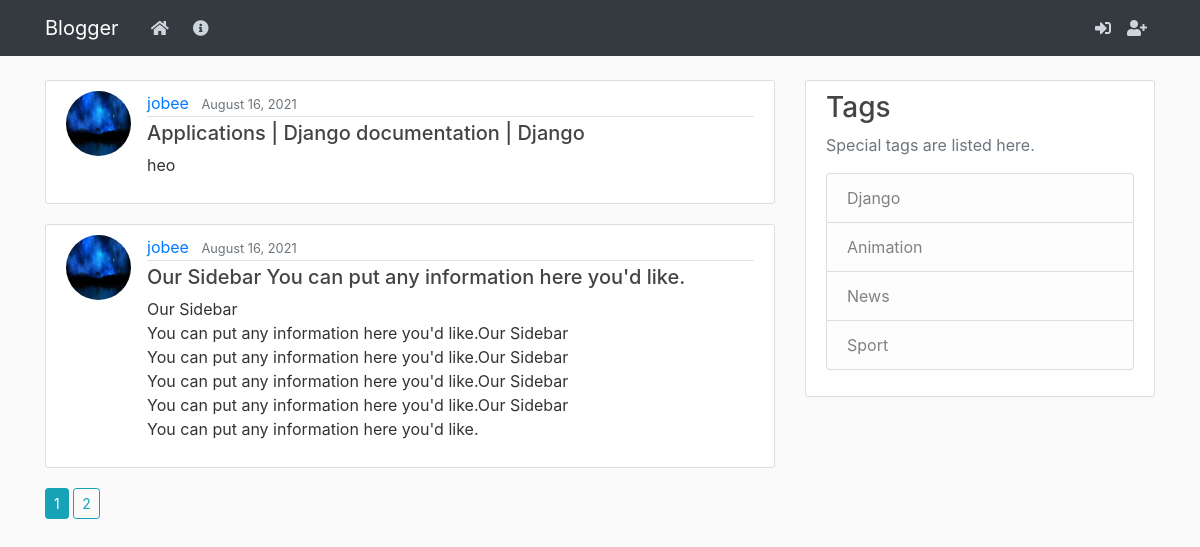
The page / on the database its author committed.
### mainblog/models.py (models this page shows, shortened)
class Post(models.Model):
	title=models.CharField(max_length=100)
	category=models.CharField(max_length=100,default='News')
	body=models.TextField()
	date=models.DateTimeField(default=timezone.now)
	author=models.ForeignKey(User, on_delete=models.CASCADE)

### users/models.py (models this page shows, shortened)
class Profile(models.Model):
	user=models.OneToOneField(User, on_delete=models.CASCADE)
	image=models.ImageField(default='03-mental_MMmE6XS.jpg',upload_to='profile_pics')

### mainblog/views.py (the view)
# urls.py: path('',PostListView.as_view(),name='blog-home'),
class PostListView(ListView):
	model = Post
	template_name = 'blog/home.html'
	context_object_name = 'contents'
	ordering = ['-date']
	paginate_by='2'

### Blog/templates/blog/home.html (shortened to what this page needs)
{% extends "blog/base.html" %}
{% block content %}
    {% for post in contents %}
        <article class="media content-section">
          <img class="rounded-circle article-img" src="{{ post.author.profile.image.url }}">
          <div class="media-body">
            <div class="article-metadata">
              <a class="mr-2" href="{% url 'blog-user' post.author %}">{{ post.author }}</a>
              <small class="text-muted">{{ post.date|date:"F d, Y" }}</small>
            </div>
            <h5><a class="article-title" href="{% url 'blog-detail' post.id %}">{{ post.title }}</a></h5>
            <p class="article-content">{{ post.body }}</p>
          </div>
        </article>
    {% endfor %}
    {% if is_paginated %}
        {% for num in page_obj.paginator.page_range %}
          {% if page_obj.number == num %}
            <a class="btn btn-info btn-sm" href="?page={{ num }}"> {{num}}</a>
            {% else %}
             <a class="btn btn-outline-info btn-sm" href="?page={{ num }}"> {{num}}</a>
          {% endif %}
        {% endfor %}
    {% endif %}
{% endblock content %}

### Blog/templates/blog/base.html (shortened to what this page needs)
{% load static %}
<!DOCTYPE html>
<html>
<head>
    <link rel="stylesheet" href="https://maxcdn.bootstrapcdn.com/bootstrap/4.0.0/css/bootstrap.min.css">
<link rel="stylesheet" href="https://pro.fontawesome.com/releases/v5.10.0/css/all.css"/>
    <link rel="stylesheet" type="text/css" href="{% static 'blog/main.css' %}">
</head>
<body>
    <header class="site-header">
      <nav class="navbar navbar-expand-md navbar-dark bg-dark fixed-top">
        <div class="container">
          <a class="navbar-brand mr-4" href="{% url 'blog-home' %}">Blogger</a>
          <div class="collapse navbar-collapse" id="navbarToggle">
            <div class="navbar-nav mr-auto">
              <a class="nav-item nav-link" href="{% url 'blog-home' %}" title="Home"><i class="fas fa-home"></i></a>
              <a class="nav-item nav-link ml-2" href="{% url 'blog-about' %}" title="About us"><i class="fas fa-info-circle"></i></a>
            </div>
            <div class="navbar-nav">
               {% if user.is_authenticated %}
                  <a class="nav-item nav-link" href="{% url 'blog-create' %}" title="Add new Post"><i class="fas fa-plus-square"></i></a>
                  <a class="nav-item nav-link" href="{% url 'blog-profile' %}" title="Profile"><i class="far fa-user"></i></a>
                  <a class="nav-item nav-link text-danger" href="{% url 'blog-logout' %}" title="Logout"> <i class="fas fa-sign-out-alt"></i></a>
                {% else %}
                  <a class="nav-item nav-link" href="{% url 'blog-login' %}" title="Login"> <i class="fas fa-sign-in-alt"></i></a>
                  <a class="nav-item nav-link" href="{% url 'blog-register' %}" title="Register"> <i class="fas fa-user-plus"></i></a>
                {% endif %}
            </div>
          </div>
        </div>
      </nav>
    </header>
    <main role="main" class="container">
      <div class="row">
        <div class="col-md-8">
          {% block content %}{% endblock %}
        </div>
        <div class="col-md-4">
          <div class="content-section">
            <h3>Tags</h3>
            <p class='text-muted'>Special tags are listed here.
              <ul class="list-group">
                <li class="list-group-item list-group-item-light">Django</li>
                <li class="list-group-item list-group-item-light">Animation</li>
                <li class="list-group-item list-group-item-light">News</li>
                <li class="list-group-item list-group-item-light">Sport</li>
              </ul>
            </p>
          </div>
        </div>
      </div>
    </main>
</body>
</html>

### Blog/static/blog/main.css (style rules this page uses)
body { background: #fafafa; color: #333333; margin-top: 5rem; }
h1, h2, h3, h4, h5, h6 { color: #444444; }
ul { margin: 0; }
.site-header .navbar-nav .nav-link { color: #cbd5db; }
.content-section { background: #ffffff; padding: 10px 20px; border: 1px solid #dddddd; border-radius: 3px; margin-bottom: 20px; }
.article-title { color: #444444; }
.article-content { white-space: pre-line; }
.article-img { height: 65px; width: 65px; margin-right: 16px; }
.article-metadata { padding-bottom: 1px; margin-bottom: 4px; border-bottom: 1px solid #e3e3e3 }

### rows shown on the page
Post: author.profile.image (picture), author "jobee", date "August 16, 2021", title "Applications | Django documentation | Django", body "heo"
Post: author.profile.image (picture), author "jobee", date "August 16, 2021", title "Our Sidebar You can put any information here you'd like.", body "Our Sidebar You can put any information here you'd like.Our Sidebar You can put any information here you'd like.Our Sidebar You can put any information here you'd like.Our Sidebar You can put any information here you'd like.Our Sidebar You can put any information here you'd like."

### other values the page prints
{{ num }} "1"
{{ num }} "2"
